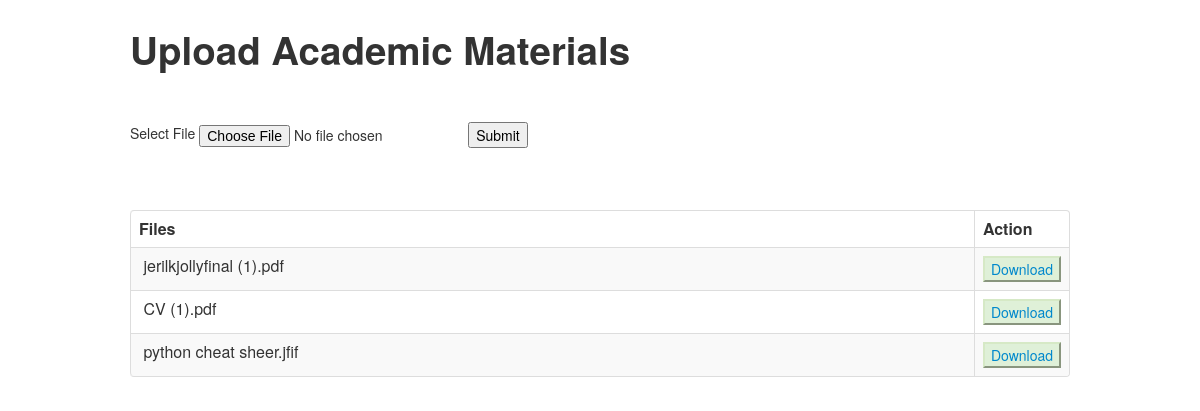
Page /sidebar-01/material_upload/index.php on the committed database.
### tables this page shows
CREATE TABLE `upload` (
  `id` int(11) NOT NULL,
  `fname` text NOT NULL,
  `name` varchar(200) NOT NULL
);

### sidebar-01/material_upload/index.php (the view, shortened to what this page needs)
<?php
$conn=new PDO('mysql:host=localhost; dbname=super_academy', 'root', '') or die(mysql_error());
?>
<html>
<head>
		<link href="css/bootstrap.css" rel="stylesheet" type="text/css" media="screen">
        <link rel="stylesheet" type="text/css" href="css/DT_bootstrap.css">
</head>
<body>
	    <div class="row-fluid">
	        <div class="span12">
	            <div class="container">
		<br />
		<h1><p>Upload Academic Materials
		</p></h1>
		<br />
		<br />
			<form enctype="multipart/form-data" action="" name="form" method="post">
				Select File
					<input type="file" name="file" id="file" /></td>
					<input type="submit" name="submit" id="submit" value="Submit" />
			</form>
		<br />
		<br />
		<table cellpadding="0" cellspacing="0" border="0" class="table table-striped table-bordered" id="example">
			<thead>
				<tr>
					<th width="90%" align="center">Files</th>
					<th align="center">Action</th>
				</tr>
			</thead>
			<?php
			$query=$conn->query("select * from upload order by id desc");
			while($row=$query->fetch()){
				$name=$row['name'];
			?>
			<tr>
				<td>
					&nbsp;<?php echo $name ;?>
				</td>
				<td>
					<button class="alert-success"><a href="download.php?filename=<?php echo $name;?>&f=<?php echo $row['fname'] ?>">Download</a></button>
				</td>
			</tr>
			<?php }?>
		</table>
	</div>
	</div>
	</div>
</body>
</html>

### rows in the picture
upload: name "jerilkjollyfinal (1).pdf"
upload: name "CV (1).pdf"
upload: name "python cheat sheer.jfif"
